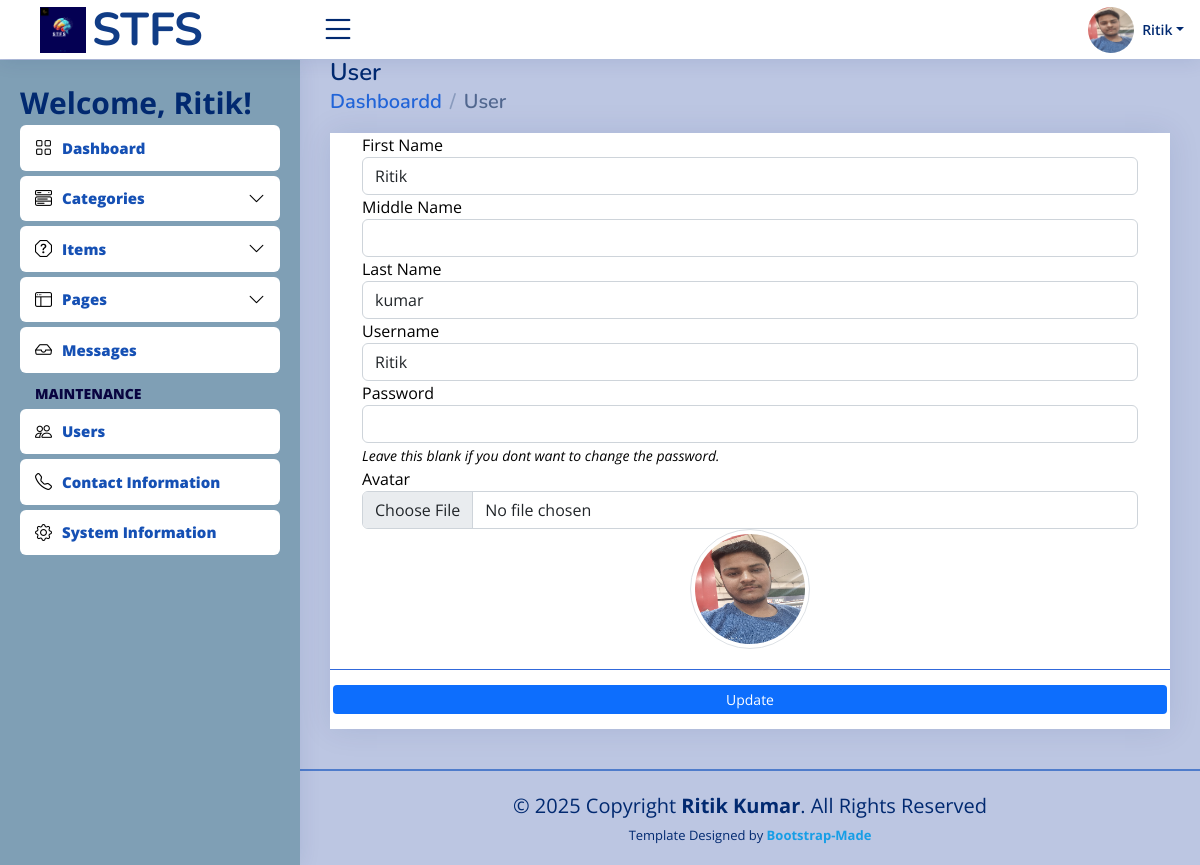
The page /admin?page=user (signed in) on the database its author committed.
### tables this page shows
CREATE TABLE `users` (
  `id` int(50) NOT NULL,
  `firstname` varchar(250) NOT NULL,
  `middlename` text DEFAULT NULL,
  `lastname` varchar(250) NOT NULL,
  `username` text NOT NULL,
  `password` text NOT NULL,
  `avatar` text DEFAULT NULL,
  `last_login` datetime DEFAULT NULL,
  `type` tinyint(1) NOT NULL DEFAULT 0,
  `date_added` datetime NOT NULL DEFAULT current_timestamp(),
  `date_updated` datetime DEFAULT current_timestamp() ON UPDATE current_timestamp()
);

### classes/DBConnection.php (called while the page is built, shortened)
<?php
class DBConnection{
    private $host = DB_SERVER;
    private $username = DB_USERNAME;
    private $password = DB_PASSWORD;
    private $database = DB_NAME;
    public $conn;
    public function __construct(){
        if (!isset($this->conn)) {
            $this->conn = new mysqli($this->host, $this->username, $this->password, $this->database);
        }
    }
}
?>

### classes/SystemSettings.php (called while the page is built, shortened)
<?php
class SystemSettings extends DBConnection{
	function userdata($field = ''){
		if(!empty($field)){
			if(isset($_SESSION['userdata'][$field]))
				return $_SESSION['userdata'][$field];
			else
				return null;
		}else{
			return false;
		}
	}
}
$_settings = new SystemSettings();
?>

### config.php (called while the page is built, shortened)
<?php
require_once('classes/DBConnection.php');
require_once('classes/SystemSettings.php');
function validate_image($file){
    global $_settings;
	if(!empty($file)){
        $ex = explode("?",$file);
        $file = $ex[0];
        $ts = isset($ex[1]) ? "?".$ex[1] : '';
		if(is_file(base_app.$file)){
			return base_url.$file.$ts;
		}else{
			return base_url.($_settings->info('logo'));
		}
	}else{
		return base_url.($_settings->info('logo'));
	}
}
?>

### admin/user/index.php (the view, shortened to what this page needs)
<?php
$user = $conn->query("SELECT * FROM users where id ='".$_settings->userdata('id')."'");
foreach($user->fetch_array() as $k =>$v){
	$meta[$k] = $v;
}
?>
<section class="section">
	<div class="card card-outline rounded-0 card-navy">
		<div class="card-body">
			<div class="container-fluid">
				<form action="" id="manage-user">
					<div class="form-group">
						<label for="name">First Name</label>
						<input type="text" name="firstname" id="firstname" class="form-control" value="<?php echo isset($meta['firstname']) ? $meta['firstname']: '' ?>" required>
					</div>
					<div class="form-group">
						<label for="name">Middle Name</label>
						<input type="text" name="middlename" id="middlename" class="form-control" value="<?php echo isset($meta['middlename']) ? $meta['middlename']: '' ?>">
					</div>
					<div class="form-group">
						<label for="name">Last Name</label>
						<input type="text" name="lastname" id="lastname" class="form-control" value="<?php echo isset($meta['lastname']) ? $meta['lastname']: '' ?>" required>
					</div>
					<div class="form-group">
						<label for="username">Username</label>
						<input type="text" name="username" id="username" class="form-control" value="<?php echo isset($meta['username']) ? $meta['username']: '' ?>" required  autocomplete="off">
					</div>
					<div class="form-group">
						<label for="password">Password</label>
						<input type="password" name="password" id="password" class="form-control" value="" autocomplete="current-password">
						<small><i>Leave this blank if you dont want to change the password.</i></small>
					</div>
					<div class="form-group">
						<label for="" class="control-label">Avatar</label>
						<div class="custom-file">
						<input type="file" class="form-control" id="customFile" name="img" onchange="displayImg(this,$(this))" accept="image/png, image/jpeg">
						</div>
					</div>
					<div class="form-group d-flex justify-content-center">
						<img src="<?php echo validate_image(isset($meta['avatar']) ? $meta['avatar'] :'') ?>" alt="" id="cimg" class="img-fluid img-thumbnail">
					</div>
				</form>
			</div>
		</div>
		<div class="card-footer">
				<div class="col-md-12">
					<div class="row">
						<button class="btn btn-sm btn-primary bg-gradient-teal border-0" form="manage-user">Update</button>
					</div>
				</div>
			</div>
	</div>
</section>

### assets/css/style.css (style rules this page uses)
:root { scroll-behavior: smooth; }
body { font-family: "Open Sans", sans-serif; background: #bcc6e2; color:black; }
.card { margin-bottom: 20px; border: none; border-radius: 5px; box-shadow: 0px 0 30px rgba(1, 41, 112, 0.1); }
.card-header, .card-footer { border-color: #3169db; background-color: #fff; color: #798eb3; padding: 15px; }
.card-body { padding: 0 20px 20px 20px; }

### admin/user/index.php (style rules this page uses)
img#cimg { height: 15vh; width: 15vh; object-fit: cover; border-radius: 100% 100%; }

### rows shown on the page
users: firstname "Ritik", lastname "kumar", username "Ritik", avatar (picture)

### other values the page prints
$_settings->userdata('username') "Ritik"
$_settings->userdata('firstname') "Ritik"
str_replace(['_', '/'], ' ', ($pageSplit[1] ?? $page)) "User"
